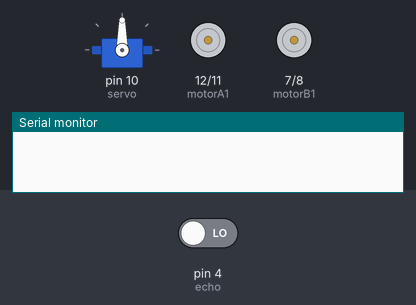
Bench run of a sketch on a simulated Arduino Uno, built with avr-gcc and run on an emulated ATmega328P. Parts: servo, motor-driver pin pairs drawn as motors (green arrow = first pin HIGH = forward, orange = second pin HIGH = backward, longer = more drive, scaled by the enable pin), the last lines printed to the serial monitor. The inputs (shaded band) are chosen by the test bench; at power-on: pin 4 (echo) LOW.

Above: at 0.05 s.
At 2.25 s:
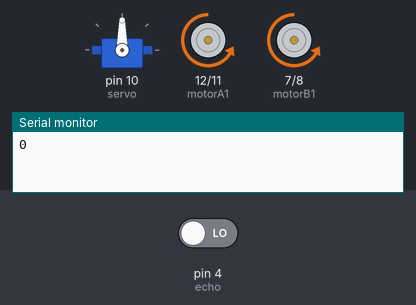
At 3.8 s:
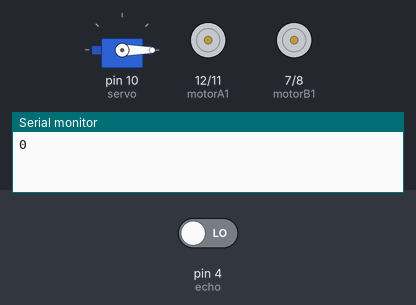
At 5.65 s:
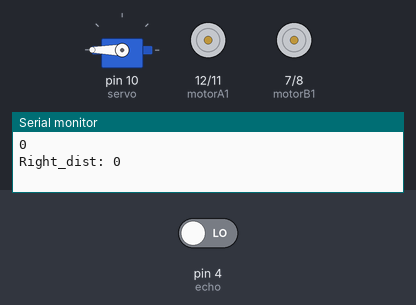
At 7.55 s:
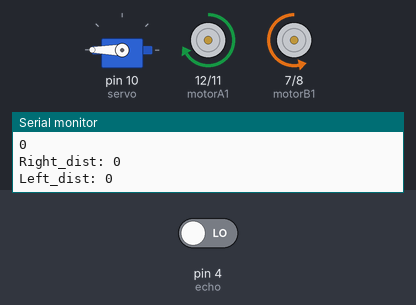
Timing chart, 0 to 8.7 s (numbered marks = the images above):
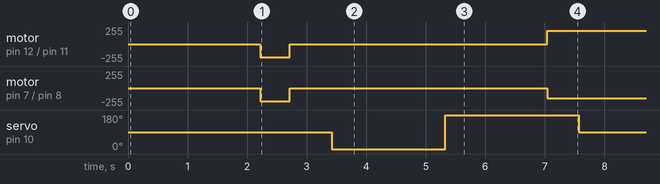

The sketch:

obstacle_avoiding_robot.ino
```cpp
/*
WRITTEN BY THE TECHKHID
ASUSTEM ROBOTICS-LENOVO TRANSFORME
PROJECT BUILD
*/

#include <Servo.h> // import Servo library

Servo servo;// create servo object

int trig = 3;// assigning pins to variables
int echo = 4;
float sos = 0.034;

int motorA_speed = 5;
int motorA1 = 12;
int motorA2 = 11;

int motorB_speed = 6;
int motorB1 = 7;
int motorB2 = 8;


int duration;// declaring variables for equation
int distance;

int C_dist;
int R_dist;
int L_dist;


void setup() {
  // put your setup code here, to run once:

  servo.attach(10);// attach servo pin number


  pinMode(trig, OUTPUT);// Setting pinmodes
  pinMode(echo, INPUT);

  digitalWrite(trig, HIGH);
  delay(10);
  digitalWrite(trig, LOW);

  pinMode(motorA_speed, OUTPUT);
  pinMode(motorA1, OUTPUT);
  pinMode(motorA2, OUTPUT);

  pinMode(motorB_speed, OUTPUT);
  pinMode(motorB1, OUTPUT);
  pinMode(motorB2, OUTPUT);

  Serial.begin(9600);// initializing Serial communication

}

void loop() {
  // put your main code here, to run repeatedly:
  C_dist = look_forward(); // getting front distance
  delay(100);
  Serial.println(C_dist);
  if (C_dist < 30){ //if front distance is less than 30
    Stop(); //stop ==> back ==> stop ==> get right and left distance
    delay(800);
    back();
    delay(500);
    Stop();
    delay(700);
    R_dist = look_right();
    delay(700);
//    servo.write(90);
    delay(200);
    Serial.print("Right_dist: ");
    Serial.println(R_dist);
    L_dist = look_left();
    delay(700);
    Serial.print("Left_dist: ");
    Serial.println(L_dist);

    int distDiff = L_dist - R_dist; //get left and right distance difference
  if (distDiff > 0) { // turn left if left distance is greater
    left();
  }
  else {
    right();// turn right if right distance is greater
  }

//    if (R_dist > L_dist){
//      right();
//      Stop();
//      delay(400);
//      forward();
//      }
//    else if(L_dist > R_dist){
//      left();
//      Stop();
//      delay(500);
//      forward();
//      }
    }

    else{ // Keep moving forward
      forward();
      }
}


//int read_distance() {
//  int totalDistance = 0;
//  int numReadings = 5; // Number of readings for averaging
//
//  for (int i = 0; i < numReadings; i++) {
//    digitalWrite(trig, HIGH);
//    delayMicroseconds(10);
//    digitalWrite(trig, LOW);
//    duration = pulseIn(echo, HIGH);
//    totalDistance += (duration * sos) / 2;
//  }
//
//  return totalDistance / numReadings;
//}

int read_distance(){ // Function for reading distance
  digitalWrite(trig, HIGH);
  delay(10);
  digitalWrite(trig, LOW);
  duration = pulseIn(echo, HIGH);
  distance = (duration*sos)/2;
  return distance;
  }


int look_forward(){ // Function for turning neck forward and returning forward distance
  int dist;
  servo.write(90);
  delay(300);
  dist = read_distance();
  return dist;

  }
int look_right(){//Function for turning neck right and returning right distance
  int _dist;
  servo.write(0);
  _dist = read_distance();
  return _dist;

  }

int look_left(){ //Function for turning neck leftt and returning left distance
  int dist_;
  servo.write(180);
  dist_ = read_distance();
  return dist_;

  }


void back(){ // Function for back/reverse motion of robot
  analogWrite(motorA_speed, 200);
  digitalWrite(motorA1, LOW);
  digitalWrite(motorA2,HIGH);

  analogWrite(motorB_speed, 200);
  digitalWrite(motorB1,LOW);
  digitalWrite(motorB2,HIGH);
  }


void forward(){ // Function for forward/progressive motion of robot
  analogWrite(motorA_speed, 200);
  digitalWrite(motorA1, HIGH);
  digitalWrite(motorA2,LOW);

  analogWrite(motorB_speed, 200);
  digitalWrite(motorB1,HIGH);
  digitalWrite(motorB2,LOW);
  }


void right(){ // Function for right turn of robot
  analogWrite(motorA_speed, 150);
  digitalWrite(motorA1, HIGH);
  digitalWrite(motorA2,LOW);

  analogWrite(motorB_speed, 150);
  digitalWrite(motorB1,LOW);
  digitalWrite(motorB2,HIGH);
  delay(525); //delay and speed determines how much the robot turns in this direction
  }


void left(){  // Function for right left of robot
  analogWrite(motorA_speed, 150);
  digitalWrite(motorA1, LOW);
  digitalWrite(motorA2, HIGH);

  analogWrite(motorB_speed, 150);
  digitalWrite(motorB1,HIGH);
  digitalWrite(motorB2,LOW);
  delay(525);//delay and speed determines how much the robot turns in this direction
  }


void Stop(){ // Function to stop motion of robot
  analogWrite(motorA_speed, 0);
  digitalWrite(motorA1, LOW);
  digitalWrite(motorA2, LOW);

  analogWrite(motorB_speed, 0);
  digitalWrite(motorB1,LOW);
  digitalWrite(motorB2,LOW);
}
```

Measured:
- by itself, servo on pin 10 (servo): repeats every 7.6 s: 180° 2.2 s, 90° 3.4 s, 0° 1.9 s
- by itself, motor on pin 12 (motorA1) / pin 11 (motorA2): repeats every 7.6 s: stopped 4.3 s, forward 200/255 1.9 s, stopped 0.80 s, backward 200/255 0.50 s
- by itself, motor on pin 7 (motorB1) / pin 8 (motorB2): stopped → backward 200/255 at 2.2 s, → stopped 0.50 s later, → backward 150/255 4.3 s later, → stopped 1.9 s later, … (21 changes in this stretch)
